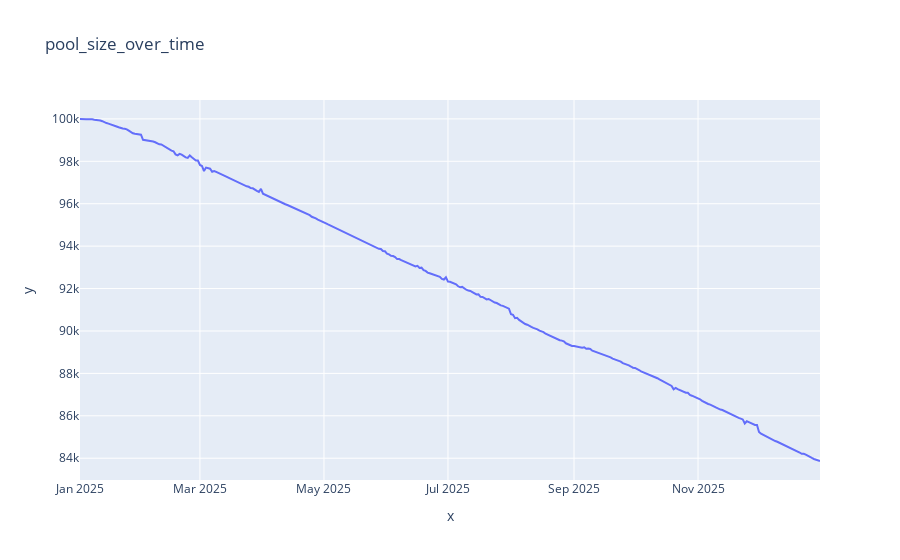

Notebook cell for this chart:
### Code cell
fig = px.line(x=date_list, y=forecast_xgb, title='pool_size_over_time')
fig.show()

### Figure 1 — Plotly figure (JSON) as saved in the notebook; plotly's stock layout.template omitted (floating-point values rounded to 4 significant figures; data arrays with more than 128 entries replaced by an {"elided": "..."} marker saying what was removed)
{"data": [{"hovertemplate": "x=%{x}<br>y=%{y}<extra></extra>", "legendgroup": "", "line": {"color": "#636efa", "dash": "solid"}, "marker": {"symbol": "circle"}, "mode": "lines", "name": "", "orientation": "v", "showlegend": false, "type": "scatter", "x": {"elided": "365 str values"}, "xaxis": "x", "y": {"elided": "365 float values"}, "yaxis": "y"}], "layout": {"legend": {"tracegroupgap": 0}, "title": {"text": "pool_size_over_time"}, "xaxis": {"anchor": "y", "domain": [0, 1], "title": {"text": "x"}}, "yaxis": {"anchor": "x", "domain": [0, 1], "title": {"text": "y"}}}}
